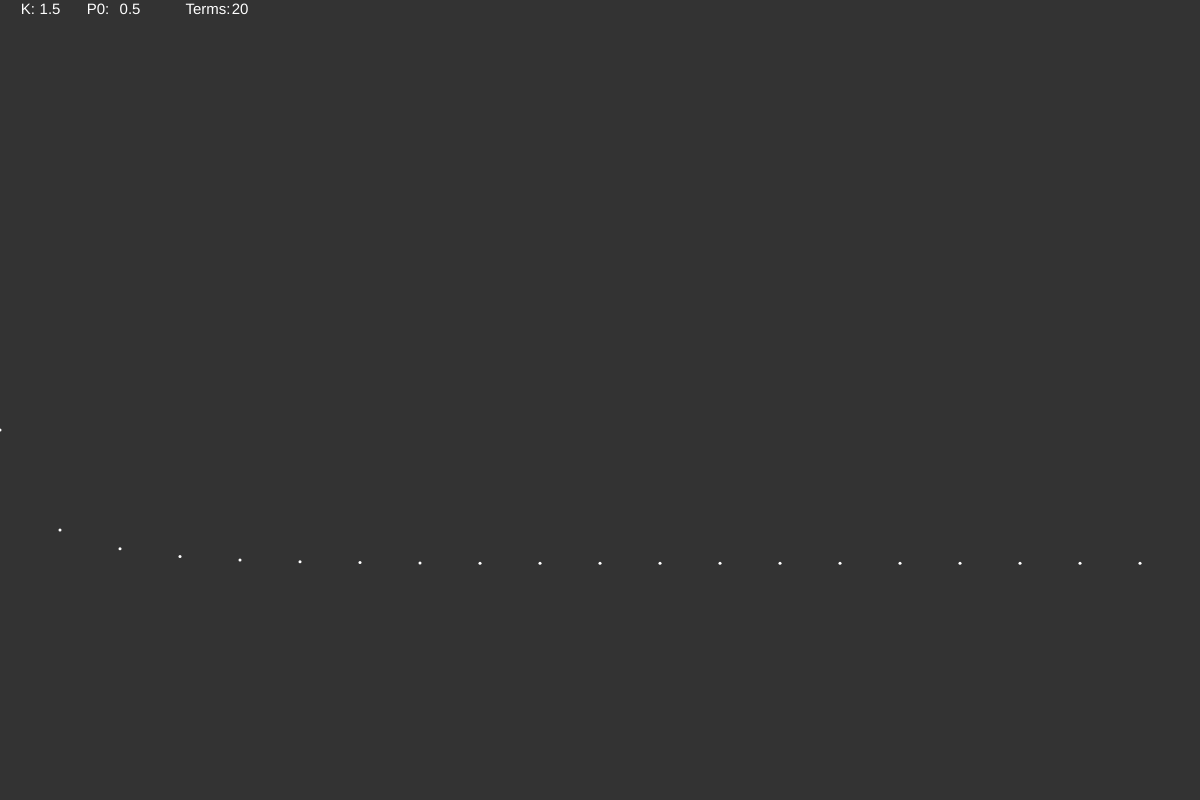
Frame 1 (no input)
Frame 60 (no input): identical to frame 1, image omitted
Frame 120 (the mouse pressed at the canvas centre since frame 60): identical to frame 1, image omitted

The p5.js sketch that drew this single still picture (run headless with seeded random() and noise() and a simulated clock; from frame 60 on, the mouse is pressed at the canvas centre):

// p5.js sketch
// ── sketch.js
let ps;
let mx_p;
let K;
let k_slider, terms_slider, p0_slider;
function setup() {
    createCanvas(1200, 800);
    textSize(15);
    k_slider = createSlider(1.0, 3.95, 1.5, 0.05);
    terms_slider = createSlider(20, 300, 20);
    p0_slider = createSlider(0.1, 0.9, 0.5, 0.01);   
    background(51);
    
}

function draw() {
    background(51);
    mx_p = terms_slider.value();
    K = k_slider.value();
    ps = new Array(mx_p);
    ps[0] = p0_slider.value();
    textAlign(CENTER, CENTER);
    noStroke();
    fill(255);
    text("K: ", 30, 10);
    text(K, 50, 10);
    text("P0: ", 100, 10);
    text(ps[0], 130, 10);
    text("Terms: ", 210, 10);
    text(mx_p, 240, 10);
    
    for(let i = 1; i < mx_p; i++) {
        ps[i] = K * ps[i - 1] * (1 - ps[i - 1]);
    }
    translate(0, height);
    const col_width = width / mx_p;
    for(let i = 0; i < mx_p; i++) {
        let nx = i * col_width;
        let ny = ps[i] * height - 30;
        stroke(255); strokeWeight(3);
        point(nx, -ny);
    }
}
